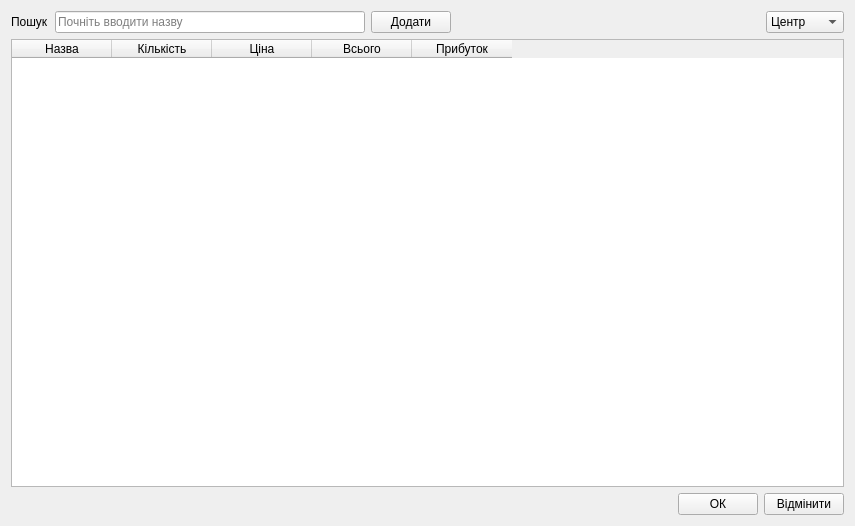
<?xml version="1.0" encoding="UTF-8"?>
<ui version="4.0">
 <class>sellForm</class>
 <widget class="QWidget" name="sellForm">
  <property name="geometry">
   <rect>
    <x>0</x>
    <y>0</y>
    <width>855</width>
    <height>526</height>
   </rect>
  </property>
  <property name="windowTitle">
   <string>Form</string>
  </property>
  <layout class="QHBoxLayout" name="horizontalLayout_4">
   <item>
    <layout class="QVBoxLayout" name="verticalLayout">
     <item>
      <layout class="QHBoxLayout" name="horizontalLayout">
       <item>
        <widget class="QLabel" name="label">
         <property name="text">
          <string>Пошук</string>
         </property>
        </widget>
       </item>
       <item>
        <widget class="QLineEdit" name="lineEdit_sellForm_serarch">
         <property name="toolTip">
          <string>варпар</string>
         </property>
         <property name="inputMask">
          <string/>
         </property>
         <property name="text">
          <string/>
         </property>
         <property name="placeholderText">
          <string>Почніть вводити назву</string>
         </property>
        </widget>
       </item>
       <item>
        <widget class="QPushButton" name="pushButton_sellForm_search">
         <property name="text">
          <string>Додати</string>
         </property>
        </widget>
       </item>
       <item>
        <spacer name="horizontalSpacer">
         <property name="orientation">
          <enum>Qt::Horizontal</enum>
         </property>
         <property name="sizeHint" stdset="0">
          <size>
           <width>40</width>
           <height>20</height>
          </size>
         </property>
        </spacer>
       </item>
       <item>
        <widget class="QComboBox" name="comboBox_sellForm_place">
         <item>
          <property name="text">
           <string>Центр</string>
          </property>
         </item>
         <item>
          <property name="text">
           <string>Сонечко</string>
          </property>
         </item>
        </widget>
       </item>
      </layout>
     </item>
     <item>
      <layout class="QHBoxLayout" name="horizontalLayout_2">
       <item>
        <widget class="QTableWidget" name="tableWidget_sellForm_table">
         <column>
          <property name="text">
           <string>Назва</string>
          </property>
         </column>
         <column>
          <property name="text">
           <string>Кількість</string>
          </property>
         </column>
         <column>
          <property name="text">
           <string>Ціна</string>
          </property>
         </column>
         <column>
          <property name="text">
           <string>Всього</string>
          </property>
         </column>
         <column>
          <property name="text">
           <string>Прибуток</string>
          </property>
         </column>
        </widget>
       </item>
      </layout>
     </item>
     <item>
      <layout class="QHBoxLayout" name="horizontalLayout_3">
       <item>
        <spacer name="horizontalSpacer_2">
         <property name="orientation">
          <enum>Qt::Horizontal</enum>
         </property>
         <property name="sizeHint" stdset="0">
          <size>
           <width>40</width>
           <height>20</height>
          </size>
         </property>
        </spacer>
       </item>
       <item>
        <widget class="QPushButton" name="pushButton_sellform_ok">
         <property name="text">
          <string>ОК</string>
         </property>
        </widget>
       </item>
       <item>
        <widget class="QPushButton" name="pushButton_sellform_cancel">
         <property name="text">
          <string>Відмінити</string>
         </property>
        </widget>
       </item>
      </layout>
     </item>
    </layout>
   </item>
  </layout>
 </widget>
 <resources/>
 <connections/>
</ui>
